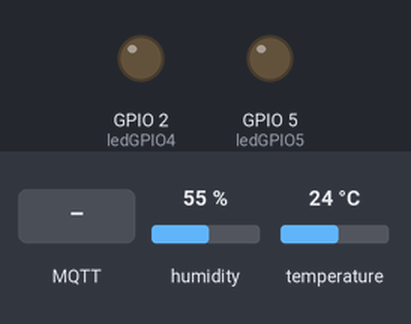
A sketch run on a simulated ESP8266 (NodeMCU). On the bench: output pins drawn as LEDs (lit = HIGH). Inputs (shaded band) come from the test bench; at power-on: humidity 55 %, temperature 24 °C. WiFi joins after 1.5 s; servers stay silent unless stated; no MQTT or app messages arrive unless stated; what the sketch prints to the serial monitor is not drawn.

Above: at 2.7 s.
2.8 s: MQTT message "1" arrives on the first subscribed topic
At 3.4 s:
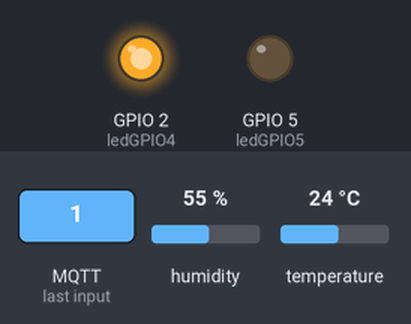
4.3 s: MQTT message "1" arrives on the second subscribed topic
At 5.5 s:
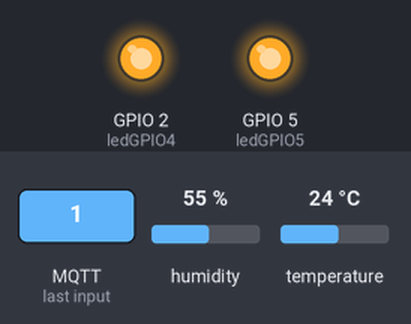
5.8 s: MQTT message "0" arrives on the first subscribed topic
At 6.9 s:
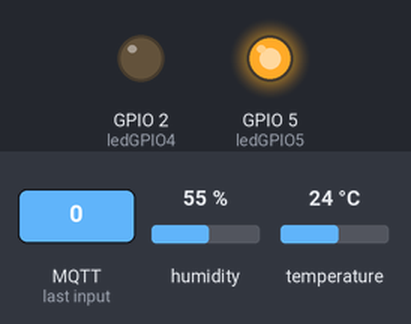
7.3 s: MQTT message "0" arrives on the second subscribed topic
At 8.0 s:
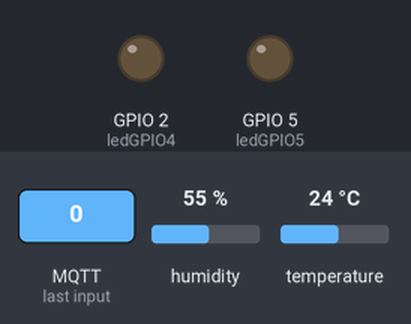
Timing chart, 0 to 10.3 s (numbered marks = the images above; inputs shaded):
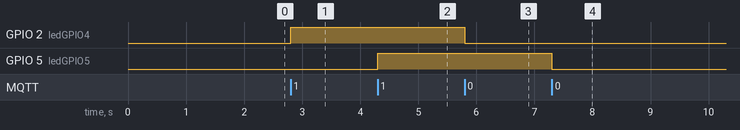

The sketch:

esp8266_dht.ino
```cpp
/*****

 All the resources for this project:
 https://randomnerdtutorials.com/

*****/

// Loading the ESP8266WiFi library and the PubSubClient library
#include <ESP8266WiFi.h>
#include <PubSubClient.h>
#include "DHT.h"

// Uncomment one of the lines bellow for whatever DHT sensor type you're using!
//#define DHTTYPE DHT11   // DHT 11
//#define DHTTYPE DHT21   // DHT 21 (AM2301)
#define DHTTYPE DHT22   // DHT 22  (AM2302), AM2321

// Change the credentials below, so your ESP8266 connects to your router
const char* ssid = "nopalin_lab";
const char* password = "l1234567890";

// Change the variable to your Raspberry Pi IP address, so it connects to your MQTT broker
const char* mqtt_server = "192.168.200.121";

// Initializes the espClient
WiFiClient espClient;
PubSubClient client(espClient);

// Connect an LED to each GPIO of your ESP8266
const int ledGPIO5 = 5;
const int ledGPIO4 = 2; //Originalmente es el GPIO 4, pero lo cambie por el 2 que es el BUILTIN
// DHT Sensor
const int DHTPin = 14;

// Initialize DHT sensor.
DHT dht(DHTPin, DHTTYPE);

// Timers auxiliar variables
long now = millis();
long lastMeasure = 0;

// Don't change the function below. This functions connects your ESP8266 to your router
void setup_wifi() {
  delay(10);
  // We start by connecting to a WiFi network
  Serial.println();
  Serial.print("Connecting to ");
  Serial.println(ssid);
  WiFi.begin(ssid, password);
  while (WiFi.status() != WL_CONNECTED) {
    delay(500);
    Serial.print(".");
  }
  Serial.println("");
  Serial.print("WiFi connected - ESP IP address: ");
  Serial.println(WiFi.localIP());
}

// This functions is executed when some device publishes a message to a topic that your ESP8266 is subscribed to
// Change the function below to add logic to your program, so when a device publishes a message to a topic that
// your ESP8266 is subscribed you can actually do something
void callback(String topic, byte* message, unsigned int length) {
  Serial.print("Message arrived on topic: ");
  Serial.print(topic);
  Serial.print(". Message: ");
  String messageTemp;

  for (int i = 0; i < length; i++) {
    Serial.print((char)message[i]);
    messageTemp += (char)message[i];
  }
  Serial.println();

  // Feel free to add more if statements to control more GPIOs with MQTT

  // If a message is received on the topic home/office/esp1/gpio2, you check if the message is either 1 or 0. Turns the ESP GPIO according to the message
  if(topic=="esp8266/4"){
      Serial.print("Changing GPIO 4 to ");
      if(messageTemp == "1"){
        digitalWrite(ledGPIO4, HIGH);
        Serial.print("On");
      }
      else if(messageTemp == "0"){
        digitalWrite(ledGPIO4, LOW);
        Serial.print("Off");
      }
  }
  if(topic=="esp8266/5"){
      Serial.print("Changing GPIO 5 to ");
      if(messageTemp == "1"){
        digitalWrite(ledGPIO5, HIGH);
        Serial.print("On");
      }
      else if(messageTemp == "0"){
        digitalWrite(ledGPIO5, LOW);
        Serial.print("Off");
      }
  }
  Serial.println();
}

// This functions reconnects your ESP8266 to your MQTT broker
// Change the function below if you want to subscribe to more topics with your ESP8266
void reconnect() {
  // Loop until we're reconnected
  while (!client.connected()) {
    Serial.print("Attempting MQTT connection...");
    // Attempt to connect
     /*
     YOU  NEED TO CHANGE THIS NEXT LINE, IF YOU'RE HAVING PROBLEMS WITH MQTT MULTIPLE CONNECTIONS
     To change the ESP device ID, you will have to give a unique name to the ESP8266.
     Here's how it looks like now:
       if (client.connect("ESP8266Client")) {
     If you want more devices connected to the MQTT broker, you can do it like this:
       if (client.connect("ESPOffice")) {
     Then, for the other ESP:
       if (client.connect("ESPGarage")) {
      That should solve your MQTT multiple connections problem

     THE SECTION IN loop() function should match your device name
    */
    if (client.connect("ESP8266Client")) {
      Serial.println("connected");
      // Subscribe or resubscribe to a topic
      // You can subscribe to more topics (to control more LEDs in this example)
      client.subscribe("esp8266/4");
      client.subscribe("esp8266/5");
    } else {
      Serial.print("failed, rc=");
      Serial.print(client.state());
      Serial.println(" try again in 5 seconds");
      // Wait 5 seconds before retrying
      delay(5000);
    }
  }
}

// The setup function sets your ESP GPIOs to Outputs, starts the serial communication at a baud rate of 115200
// Sets your mqtt broker and sets the callback function
// The callback function is what receives messages and actually controls the LEDs
void setup() {
  dht.begin();
  pinMode(ledGPIO4, OUTPUT);
  pinMode(ledGPIO5, OUTPUT);

  Serial.begin(115200);
  setup_wifi();
  client.setServer(mqtt_server, 1883);
  client.setCallback(callback);
}

// For this project, you don't need to change anything in the loop function.
// Basically it ensures that you ESP is connected to your broker
void loop() {
  if (!client.connected()) {
    reconnect();
  }
  if(!client.loop())
     /*
     YOU  NEED TO CHANGE THIS NEXT LINE, IF YOU'RE HAVING PROBLEMS WITH MQTT MULTIPLE CONNECTIONS
     To change the ESP device ID, you will have to give a unique name to the ESP8266.
     Here's how it looks like now:
       client.connect("ESP8266Client");
     If you want more devices connected to the MQTT broker, you can do it like this:
       client.connect("ESPOffice");
     Then, for the other ESP:
       client.connect("ESPGarage");
      That should solve your MQTT multiple connections problem

     THE SECTION IN recionnect() function should match your device name
    */
    client.connect("ESP8266Client");

  now = millis();
  // Publishes new temperature and humidity every 10 seconds
  if (now - lastMeasure > 10000) {
    lastMeasure = now;
    // Sensor readings may also be up to 2 seconds 'old' (its a very slow sensor)
    float h = dht.readHumidity();
    // Read temperature as Celsius (the default)
    float t = dht.readTemperature();
    // Read temperature as Fahrenheit (isFahrenheit = true)
    float f = dht.readTemperature(true);

    // Check if any reads failed and exit early (to try again).
    if (isnan(h) || isnan(t) || isnan(f)) {
      Serial.println("Failed to read from DHT sensor!");
      return;
    }

    // Computes temperature values in Celsius
    float hic = dht.computeHeatIndex(t, h, false);
    static char temperatureTemp[7];
    dtostrf(hic, 6, 2, temperatureTemp);

    // Uncomment to compute temperature values in Fahrenheit
    // float hif = dht.computeHeatIndex(f, h);
    // static char temperatureTemp[7];
    // dtostrf(hic, 6, 2, temperatureTemp);

    static char humidityTemp[7];
    dtostrf(h, 6, 2, humidityTemp);

    // Publishes Temperature and Humidity values
    client.publish("/esp8266/temperature", temperatureTemp);
    client.publish("/esp8266/humidity", humidityTemp);

    Serial.print("Humidity: ");
    Serial.print(h);
    Serial.print(" %\t Temperature: ");
    Serial.print(t);
    Serial.print(" *C ");
    Serial.print(f);
    Serial.print(" *F\t Heat index: ");
    Serial.print(hic);
    Serial.println(" *C ");
    // Serial.print(hif);
    // Serial.println(" *F");
  }
}
```

Measured:
- after the input at 2.8 s, GPIO 2 (ledGPIO4): LOW → HIGH at once
- after the input at 4.3 s, GPIO 5 (ledGPIO5): LOW → HIGH at once
- after the input at 5.8 s, GPIO 2 (ledGPIO4): HIGH → LOW at once
- after the input at 7.3 s, GPIO 5 (ledGPIO5): HIGH → LOW at once
